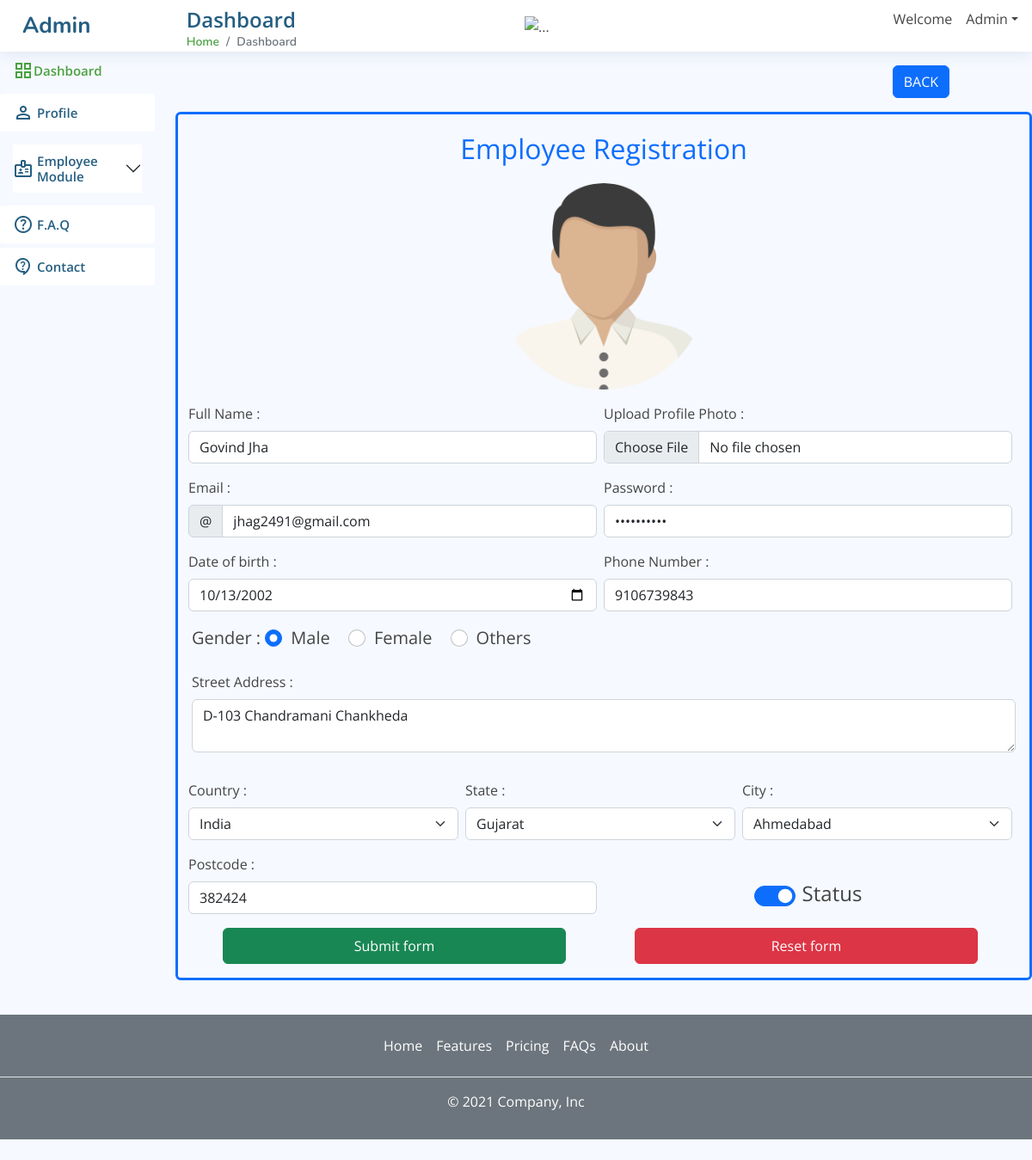
Page /Project1/admin/addEmployeeHtml.php?emp_Id=56 (signed in) on the committed database.
### tables this page shows
CREATE TABLE `employee` (
  `emp_Id` int(11) NOT NULL,
  `name` varchar(255) DEFAULT NULL,
  `gender` enum('M','F','O') DEFAULT NULL,
  `email` varchar(50) DEFAULT NULL,
  `password` varchar(255) DEFAULT NULL,
  `street_Address` varchar(255) DEFAULT NULL,
  `city` int(11) DEFAULT NULL,
  `state` int(11) DEFAULT NULL,
  `postcode` varchar(10) DEFAULT NULL,
  `country` int(11) DEFAULT NULL,
  `phone_Number` varchar(50) DEFAULT NULL,
  `birth_Date` date DEFAULT NULL,
  `profile_Pic` varchar(255) DEFAULT NULL,
  `register_Date` datetime DEFAULT NULL,
  `status` enum('0','1') DEFAULT NULL
);

CREATE TABLE `state` (
  `state_Id` int(30) NOT NULL,
  `country_Id` int(3) DEFAULT NULL,
  `state_Name` varchar(35) DEFAULT NULL
);

CREATE TABLE `city` (
  `city_Id` int(3) NOT NULL,
  `state_Id` int(3) DEFAULT NULL,
  `city_Name` varchar(35) DEFAULT NULL
);

### Project1/admin/lib/Conn.php (called while the page is built, shortened)
<?php
class Conn
{
    private $conn;
    public function __construct()
    {
        try {
            $this->conn = new PDO("mysql:host=192.168.102.241:3306;dbname=EmployeeModule", 'root', 'deep70');
        } catch (PDOException $e) {
            die("Connection failed: " . $e->getMessage());
        }
    }
    public function select($table, $fields = "*", $join = "", $joinParam = '', $where = "",$whereParam='', $groupbyFieldName = "", $orderFieldName = "", $order = "", $limit = "")
    {
        $sql = "SELECT $fields FROM $table";
        if (!empty($join) && !empty($joinParam)) {
            foreach ($joinParam as $tableName => $data) {
                foreach ($data as $field1 => $field2) {
                    $sql .= " $join $tableName ON $table.$field1 = $tableName.$field2";
                }
            }
        }
        if (!empty($where)) {
            $sql .= " WHERE $where";
        }
        $stmt = $this->conn->prepare($sql);
        foreach ($whereParam as $key => $value) {
            if ($value['type'] == 'INT') {
                $stmt->bindParam($key, $value['value'], PDO::PARAM_INT);
            } else {
                $stmt->bindParam($key, $value['value'], PDO::PARAM_STR);
            }
        }
        $stmt->execute();
        return $stmt->fetchAll(PDO::FETCH_ASSOC);
    }
}

### Project1/admin/addEmployeeHtml.php (the view, shortened to what this page needs)
<?php
require_once 'lib/Conn.php';
require "addEmployee.php";
require_once 'lib/header.php';
require_once 'lib/navbar.php';
require_once 'lib/sidebar.php';
?>
<div class="col-10 mb-3">
  <div class="col-12 mt-3 d-flex justify-content-end pe-5">
    <a name="back" id="back" class="btn btn-primary me-5" href="<?php echo SITE_URL; ?>PHPOPS/Day19/Assignments/Project1/admin/employeeList.php" role="button">BACK</a>
  </div>
  <div class="container mt-3 border border-primary border-3 p-3 rounded">
    <div class="d-flex justify-content-center mb-3"><span class="fs-2 text-primary">Employee Registration</span></div>
    <?php echo $imgfield; ?>
    <form class="row g-3 needs-validation" id="validater" novalidate method="post" enctype="multipart/form-data">
      <div class="row justify-content-center align-items-center g-2">
        <div class="col">
          <label for="name" class="form-label">Full Name : </label>
          <input type="text" class="form-control" id="name" name="name" placeholder="Enter Full Name..." value="<?php echo $updateResult['name'] ?>" required>
        </div>
        <div class="col">
          <label for="profile_Pic" class="form-label">Upload Profile Photo : </label>
          <?php
          $required = "required";
          if(isset($_GET['emp_Id'])) {
            $required = "";
          }
          ?>
          <input type="file" class="form-control" aria-label="file example" id="profile_Pic" name="profile_Pic" <?php echo $required; ?>>
        </div>
      </div>
      <div class="row justify-content-center align-items-center g-2">
        <div class="col">
          <label for="email" class="form-label">Email : </label>
          <div class="input-group has-validation">
            <span class="input-group-text" id="inputGroupPrepend">@</span>
            <input type="email" class="form-control" id="email" name="email" placeholder="Enter Email..." value="<?php echo $updateResult['email'] ?>" pattern="[a-z0-9._%+-]+@[a-z0-9.-]+\.[a-z]{2,}$" aria-describedby="inputGroupPrepend" required>
          </div>
        </div>
        <div class="col">
          <label for="password" class="form-label">Password : </label>
          <input type="password" class="form-control" id="password" name="password" placeholder="Enter Password..." value="<?php echo $updateResult['password'] ?>" required>
        </div>
      </div>
      <div class="row justify-content-center align-items-center g-2">
        <div class="col">
          <label for="dob" class="form-label">Date of birth : </label>
          <input type="date" class="form-control" id="birth_Date" name="birth_Date" value="<?php echo $updateResult['birth_Date'] ?>" required>
        </div>
        <div class="col">
          <label for="phone_Number" class="form-label">Phone Number : </label>
          <input type="text" class="form-control" id="phone_Number" name="phone_Number" placeholder="Enter Phone Number..." value="<?php echo $updateResult['phone_Number'] ?>" required>
        </div>
      </div>
      <div class="gender fs-5">
        <label for="gender" class="form-label">Gender : </label>
        <div class="form-check form-check-inline">
          <input type="radio" class="form-check-input" id="genderM" value="M" name="gender" <?php if ($updateResult['gender'] == "M") {
                                                                                              echo "checked";
                                                                                            } ?> required>
          <label class="form-check-label" for="genderM">Male</label>
        </div>
        <div class="form-check form-check-inline">
          <input type="radio" class="form-check-input" id="genderF" value="F" name="gender" <?php if ($updateResult['gender'] == "F") {
                                                                                              echo "checked";
                                                                                            } ?> required>
          <label class="form-check-label" for="genderF">Female</label>
        </div>
        <div class="form-check form-check-inline">
          <input type="radio" class="form-check-input" id="genderO" value="O" name="gender" <?php if ($updateResult['gender'] == "O") {
                                                                                              echo "checked";
                                                                                            } ?> required>
          <label class="form-check-label" for="genderO">Others</label>
        </div>
      </div>
      <div class="mb-3">
        <label for="street_Address" class="form-label">Street Address : </label>
        <textarea class="form-control" id="street_Address" placeholder="Enter Address..." name="street_Address" required><?php echo $updateResult['street_address'] ?></textarea>
      </div>
      <div class="row justify-content-center align-items-center g-2">
        <div class="col">
          <label for="country" class="form-label">Country : </label>
          <select class="form-select" id="country" name="country" required>
            <?php
            $conn = new Conn();
            $result1 = $conn->select('country');
            foreach ($result1 as $key => $value) {
              if (isset($_GET['emp_Id']) && $updateResult['country'] == $value['country_Id']) {
                echo "<option value='" . $value['country_Id'] . "' selected>" . $value['country_Name'] . "</option>";
              } else {
                echo "<option value='" . $value['country_Id'] . "'>" . $value['country_Name'] . "</option>";
              }
            }
            ?>
          </select>
        </div>
        <div class="col">
          <label for="state" class="form-label">State : </label>
          <select class="form-select" id="state" name="state" required>
            <?php
            if (isset($_GET['emp_Id'])) {
              echo "<option value='" . $updateResult['state'] . "' selected>" . $updateResult['state_Name'] . "</option>";
            } else {
              echo '<option disabled value="" selected>-select-</option>';
            }
            ?>
          </select>
        </div>
        <div class="col">
          <label for="city" class="form-label">City : </label>
          <select class="form-select" id="city" name="city" required>
            <?php
            if (isset($_GET['emp_Id'])) {
              echo "<option value='" . $updateResult['city'] . "' selected>" . $updateResult['city_Name'] . "</option>";
            } else {
              echo '<option disabled value="" selected>-select-</option>';
            }
            ?>
          </select>
        </div>
      </div>
      <div class="row justify-content-center align-items-center g-2">
        <div class="col">
          <label for="postcode" class="form-label">Postcode : </label>
          <input type="text" class="form-control" id="postcode" name="postcode" placeholder="Enter Postcode..." value="<?php echo $updateResult['postcode'] ?>" required>
        </div>
        <div class="col">
          <div class="form-check form-switch d-flex align-self-center align-items-center justify-content-center mt-4 fs-4">
            <input class="form-check-input" type="checkbox" role="switch" id="status" name="status" <?php if (isset($_GET['emp_Id'])) {
                                                                                                      if ($updateResult['status'] == 1) {
                                                                                                        echo 'checked';
                                                                                                      }
                                                                                                    } else {
                                                                                                      echo 'checked';
                                                                                                    } ?>>
            <label class="form-check-label ms-2" for="status">Status</label>
          </div>
        </div>
      </div>
      <div class="d-flex gap-2 col-12">
        <button class="btn-validation btn btn-success p-2 col-5 mx-auto" id='submit' type="submit" name="submit">Submit form</button>
        <button class="btn btn-danger p-2 col-5 mx-auto" type="reset">Reset form</button>
        <?php echo "<br>".$valid;?>
      </div>
      <?php echo "<br>".$validate;?>
    </form>
  </div>
</div>
<?php
require_once 'lib/footer.php';
?>

### Project1/admin/addEmployee.php (shortened to what this page needs)
<?php
if (isset($_GET['emp_Id'])) {
    $conn = new Conn();
    $data = array(
        ":emp_Id" => array(
            "value" => $_GET['emp_Id'],
            "type" => 'INT'
        ),
    );
    $Result = $conn->select('employee', ('emp_Id,name,password,gender,email,street_address,city_Name,`state_Name`,postcode,country,state,city,`country_Name`,`phone_Number`,birth_Date,`profile_Pic`,`register_Date`,status'), 'LEFT JOIN', array('country' => array("country" => "country_Id"), 'state' => array("state" => "state_Id"), 'city' => array("city" => "city_Id")), "emp_Id = :emp_Id", $data,);
    $updateResult = $Result[0];
    $imgpath = SITE_URL . 'PHPOPS/Day19/Assignments/Project1/admin/assets/img/upload/' . $_GET['emp_Id'] . '/' . $updateResult['profile_Pic'];
    $imgfield = "<div class=' d-flex justify-content-center mb-3'><img src='$imgpath' class='card-img-top rounded-circle w-25' alt='...'></div>";
} else {
    $title = "Add Employee";
}

### Project1/admin/assets/css/style.css (style rules this page uses)
:root { scroll-behavior: smooth; }
body { font-family: "Open Sans", sans-serif; background: #f6f9ff; color: #444444; }
a { color: #4aa240; text-decoration: none; }

### rows in the picture
employee: profile_Pic (picture), name "Govind Jha", email "jhag2491@gmail.com", birth_Date "10/13/2002", phone_Number "9106739843", gender "☑ Male", gender "☐ Female", gender "☐ Others", street_Address "D-103 Chandramani Chankheda", state "Gujarat", city "Ahmedabad", postcode "382424", status "☑"

### other values in the picture
form field country "India"
